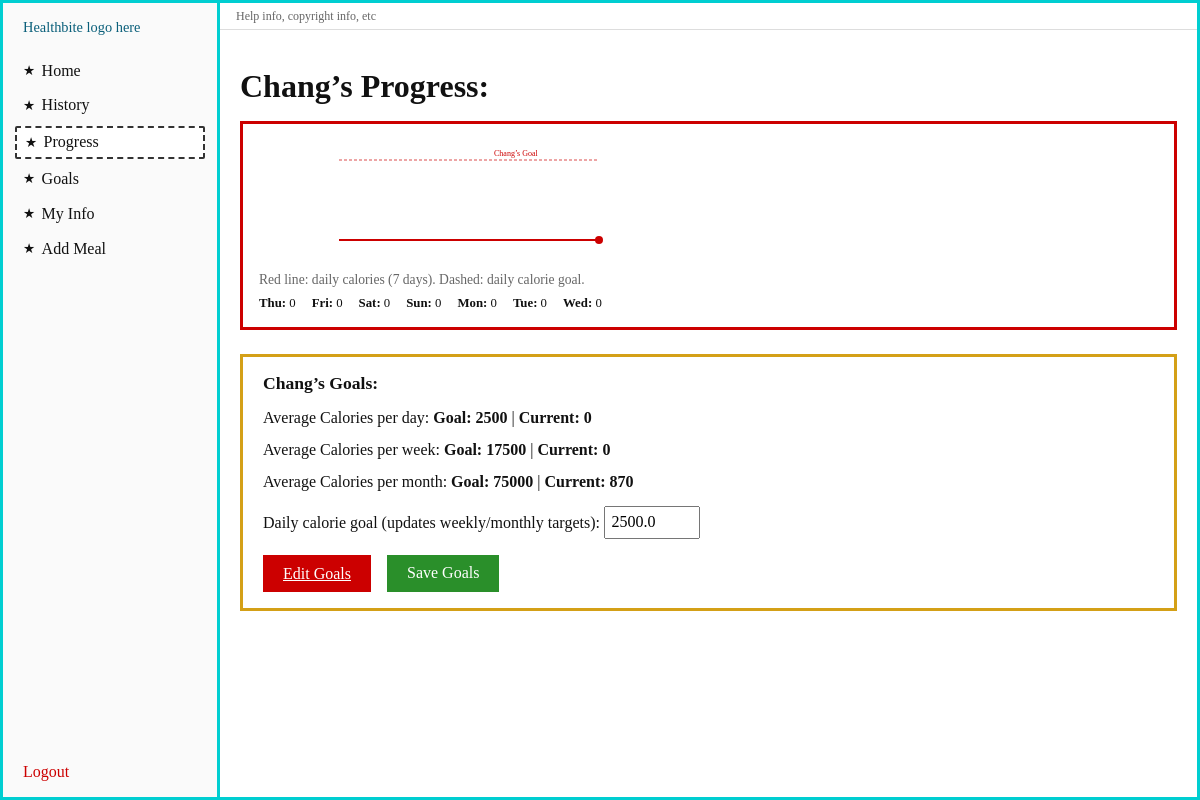
The app's page /progress/ (signed in) with its own data.
### core/models.py (models this page shows, shortened)
class UserProfile(models.Model):
    ACTIVITY_CHOICES = [
        ("MILD", "Mild"),
        ("MODERATE", "Moderate"),
        ("SEVERE", "Severe"),
    ]
    user = models.OneToOneField(AppUser, on_delete=models.CASCADE)
    full_name = models.CharField(max_length=150, blank=True, default="")
    height_cm = models.FloatField()
    weight_kg = models.FloatField()
    daily_calorie_goal = models.FloatField(default=2500)
    notes = models.TextField(blank=True, default="")
    age = models.IntegerField(null=True, blank=True)
    activity_level = models.CharField(
        max_length=50,
        choices=ACTIVITY_CHOICES,
        null=True,
        blank=True
    )

### core/views.py (the view, shortened to what this page needs)
# urls.py: path('progress/', views.progress_view, name='progress'),
def progress_view(request):
    _u, profile, err = _require_login_user(request)
    if err:
        return err
    user_id = request.session["user_id"]
    end = timezone.now().date()
    chart = _chart_data(user_id, end, 7)
    values = [c["total"] for c in chart]
    max_v = max(values + [float(profile.daily_calorie_goal), 1.0])
    chart_line = _chart_svg_points(chart, max_v)
    goal_y = _goal_line_y(profile.daily_calorie_goal, max_v)
    chart_end_cx, chart_end_cy = 20.0, 100.0
    if chart and max_v > 0:
        w, h, pad = 300, 120, 20
        inner_w = w - 2 * pad
        inner_h = h - 2 * pad
        n = len(chart)
        i = n - 1
        v = float(chart[i]["total"])
        chart_end_cx = pad + (i / max(1, n - 1)) * inner_w if n > 1 else pad + inner_w / 2
        chart_end_cy = pad + inner_h * (1.0 - (v / max_v))
    w_start = end - timedelta(days=6)
    m_start = end - timedelta(days=29)
    cur_day = _avg_calories_in_range(user_id, w_start, end)
    cur_week = _avg_calories_in_range(user_id, end - timedelta(days=6), end) * 7
    cur_month = _avg_calories_in_range(user_id, m_start, end) * 30
    g_day = float(profile.daily_calorie_goal)
    g_week = g_day * 7
    g_month = g_day * 30
    return render(
        request,
        "core/progress.html",
        {
            "nav_active": "progress",
            "profile": profile,
            "chart": chart,
            "chart_max": max_v,
            "chart_svg_line": chart_line,
            "chart_goal_y": goal_y,
            "chart_end_cx": chart_end_cx,
            "chart_end_cy": chart_end_cy,
            "goal_daily": g_day,
            "goal_weekly": g_week,
            "goal_monthly": g_month,
            "current_daily_avg": cur_day,
            "current_weekly": cur_week,
            "current_monthly": cur_month,
        },
    )

### core/views.py (called while the page is built)
def _require_login_user(request):
    user_id = request.session.get("user_id")
    if not user_id:
        return None, None, redirect("/login/")
    user = get_object_or_404(AppUser, pk=user_id)
    profile, _ = UserProfile.objects.get_or_create(
        user=user,
        defaults={
            "height_cm": 170,
            "weight_kg": 70,
            "full_name": user.email.split("@")[0].title(),
            "daily_calorie_goal": 2500,
        },
    )
    return user, profile, None

def _chart_data(user_id, end_date, days=7):
    out = []
    for i in range(days - 1, -1, -1):
        d = end_date - timedelta(days=i)
        t = (
            MealLogItem.objects.filter(
                meal__user_id=user_id, meal__meal_time__date=d
            ).aggregate(s=Sum("calculated_calories"))["s"]
            or 0
        )
        out.append(
            {
                "date": d,
                "label": d.strftime("%a"),
                "total": float(t),
            }
        )
    return out

def _chart_svg_points(chart, max_v, w=300, h=120, pad=20):
    if not chart or max_v <= 0:
        return ""
    n = len(chart)
    if n < 1:
        return ""
    inner_w = w - 2 * pad
    inner_h = h - 2 * pad
    parts = []
    for i, c in enumerate(chart):
        v = float(c["total"])
        x = pad + (i / max(1, n - 1)) * inner_w if n > 1 else pad + inner_w / 2
        y = pad + inner_h * (1.0 - (v / max_v))
        parts.append(f"{x:.1f},{y:.1f}")
    return " ".join(parts)

def _goal_line_y(goal_val, max_v, w=300, h=120, pad=20):
    if max_v <= 0:
        return (h - pad) / 2.0
    inner_h = h - 2 * pad
    y = pad + inner_h * (1.0 - (float(goal_val) / max_v))
    return y

def _avg_calories_in_range(user_id, start_date, end_date):
    total = 0.0
    count_days = 0
    d = start_date
    while d <= end_date:
        day_sum = (
            MealLogItem.objects.filter(
                meal__user_id=user_id, meal__meal_time__date=d
            ).aggregate(s=Sum("calculated_calories"))["s"]
        )
        if day_sum is not None:
            total += float(day_sum)
        count_days += 1
        d += timedelta(days=1)
    if count_days == 0:
        return 0.0
    return total / count_days

### templates/core/progress.html (shortened to what this page needs)
{% extends "core/base.html" %}
{% block content %}
<h1 class="page-header" style="display:block; margin-bottom:1rem;">{{ profile.full_name|default:"User" }}&rsquo;s Progress:</h1>
<div class="progress-chart-box">
  <div class="chart-wrap">
    <svg viewBox="0 0 300 120" width="100%" height="120" role="img" aria-label="Calories per day, last 7 days">
      {% if chart_svg_line %}
        <line x1="20" y1="{{ chart_goal_y }}"
              x2="280" y2="{{ chart_goal_y }}"
              stroke="#c00" stroke-width="1" stroke-dasharray="3 2" stroke-opacity="0.7" />
        <text x="175" y="{{ chart_goal_y }}" dy="-4" font-size="8" fill="#c00">{{ profile.full_name|default:"User" }}&rsquo;s Goal</text>
        <polyline fill="none" stroke="#c00" stroke-width="2" points="{{ chart_svg_line }}" />
        <circle r="4" fill="#c00" cx="{{ chart_end_cx }}" cy="{{ chart_end_cy }}" />
      {% else %}
        <text x="20" y="60" font-size="10" fill="#666">No data yet — log meals to see a chart.</text>
      {% endif %}
    </svg>
  </div>
  <p style="font-size:0.85rem; color:#666; margin:0.5rem 0 0;">Red line: daily calories (7 days). Dashed: daily calorie goal.</p>
  <ul style="list-style:none; padding:0; display:flex; flex-wrap:wrap; gap:0.5rem 1rem; font-size:0.8rem; margin:0.5rem 0 0;">
    {% for c in chart %}
      <li><strong>{{ c.label }}:</strong> {{ c.total|floatformat:0 }}</li>
    {% endfor %}
  </ul>
</div>
<div id="goals-section" class="goals-panel">
  <h2>{{ profile.full_name|default:"User" }}&rsquo;s Goals:</h2>
  <div class="goal-row">Average Calories per day: <strong>Goal: {{ goal_daily|floatformat:0 }}</strong> | <strong>Current: {{ current_daily_avg|floatformat:0 }}</strong></div>
  <div class="goal-row">Average Calories per week: <strong>Goal: {{ goal_weekly|floatformat:0 }}</strong> | <strong>Current: {{ current_weekly|floatformat:0 }}</strong></div>
  <div class="goal-row">Average Calories per month: <strong>Goal: {{ goal_monthly|floatformat:0 }}</strong> | <strong>Current: {{ current_monthly|floatformat:0 }}</strong></div>
  <form method="post" action="{% url 'progress' %}">
    <div class="goal-input-row">
      <label for="id_daily_goal">Daily calorie goal (updates weekly/monthly targets):</label>
      <input type="number" step="1" name="daily_calorie_goal" id="id_daily_goal" value="{{ goal_daily }}">
    </div>
    <div class="goal-actions">
      <a class="btn-danger" href="#id_daily_goal" style="text-align:center; line-height:1.2;">Edit Goals</a>
      <button type="submit" name="save_goals" value="1" class="btn-success">Save Goals</button>
    </div>
  </form>
</div>
{% endblock %}

### core/static/core/css/healthbite.css (style rules this page uses)
*, *::before, *::after { box-sizing: border-box; }
body { margin: 0; font-family: Georgia, "Times New Roman", serif; background: #fff; color: #111; min-height: 100vh; }
a { color: #0a5f7a; }
.page-header { display: flex; align-items: flex-start; justify-content: space-between; gap: 1rem; margin-bottom: 1rem; }
.progress-chart-box { border: 3px solid #c00; padding: 1rem; margin-bottom: 1.5rem; min-height: 180px; }
.progress-chart-box h2, .goals-panel h2 { margin: 0 0 0.75rem; font-size: 1.1rem; }
.chart-wrap { width: 100%; max-width: 420px; }
.goals-panel { border: 3px solid #d4a017; padding: 1rem 1.25rem; margin-bottom: 1rem; }
.goal-row { margin-bottom: 0.5rem; line-height: 1.5; }
.goal-actions { display: flex; gap: 1rem; flex-wrap: wrap; margin-top: 1rem; }
.btn-danger { background: #c00; color: #fff; border: none; padding: 0.55rem 1.25rem; font: inherit; cursor: pointer; }
.btn-success { background: #2a8f2a; color: #fff; border: none; padding: 0.55rem 1.25rem; font: inherit; cursor: pointer; }
.goal-input-row { margin: 0.75rem 0; }
.goal-input-row input[type="number"] { width: 6rem; padding: 0.35rem; font: inherit; }

### records on screen
UserProfile: full_name "Chang", daily_calorie_goal "2500", daily_calorie_goal "2500.0"

### other values on screen
{{ c.label }} "Thu" "Fri" "Sat" "Sun" "Mon" "Tue" "Wed"
{{ c.total|floatformat:0 }} "0" "0" "0" "0" "0" "0" "0"
{{ current_daily_avg|floatformat:0 }} "0"
{{ goal_weekly|floatformat:0 }} "17500"
{{ current_weekly|floatformat:0 }} "0"
{{ goal_monthly|floatformat:0 }} "75000"
{{ current_monthly|floatformat:0 }} "870"
